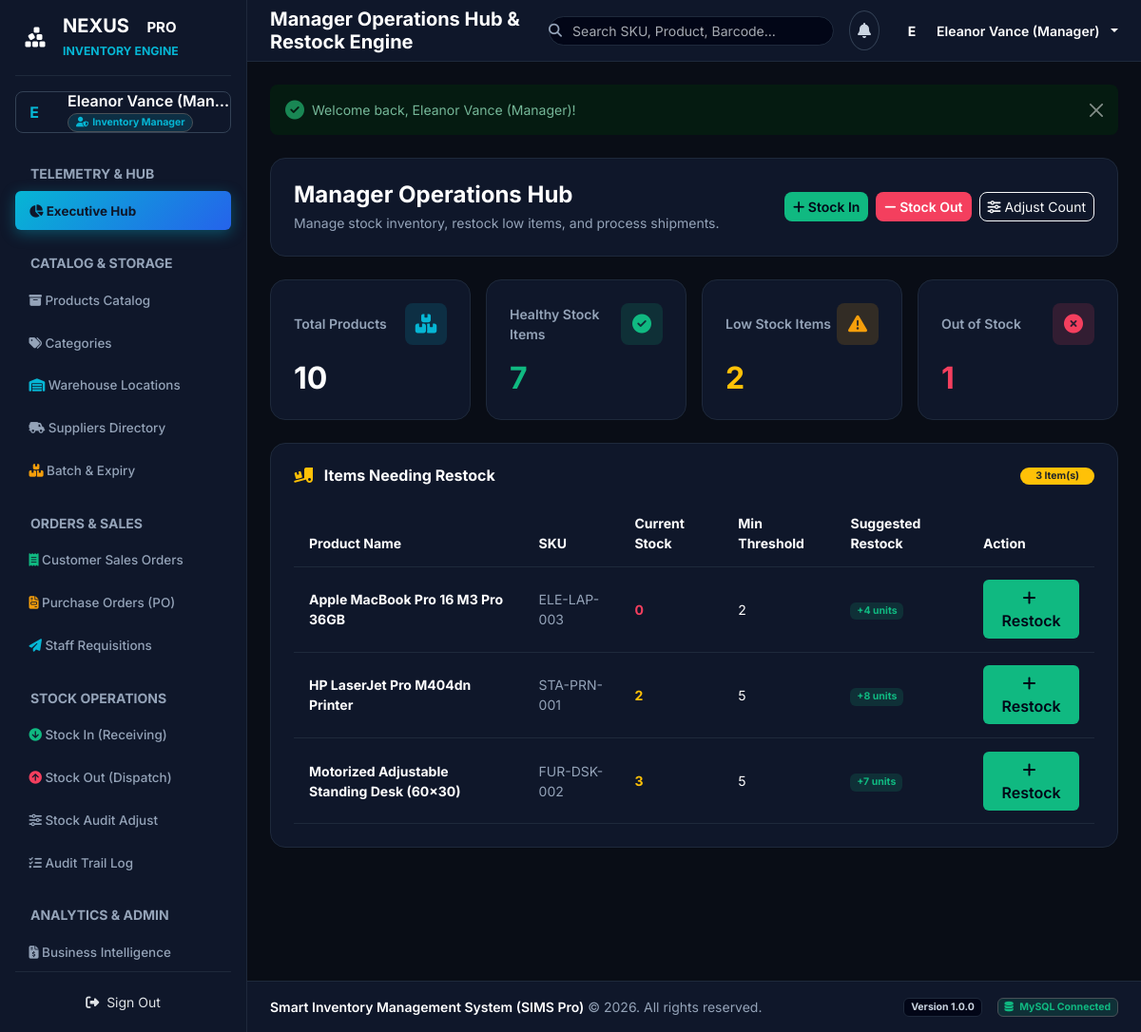
/dashboard (signed in), run on the app's committed database.
### tables this page shows
CREATE TABLE IF NOT EXISTS `products` (
    `product_id` INT AUTO_INCREMENT PRIMARY KEY,
    `product_name` VARCHAR(150) NOT NULL,
    `sku` VARCHAR(50) NOT NULL UNIQUE,
    `barcode` VARCHAR(50) NULL UNIQUE,
    `description` TEXT NULL,
    `category_id` INT NOT NULL,
    `supplier_id` INT NOT NULL,
    `unit_price` DECIMAL(10,2) NOT NULL DEFAULT 0.00,
    `selling_price` DECIMAL(10,2) NOT NULL DEFAULT 0.00,
    `quantity` INT NOT NULL DEFAULT 0,
    `min_stock_level` INT NOT NULL DEFAULT 5,
    `image` VARCHAR(255) NULL,
    `created_at` DATETIME DEFAULT CURRENT_TIMESTAMP,
    FOREIGN KEY (`category_id`) REFERENCES `categories`(`category_id`) ON DELETE CASCADE ON UPDATE CASCADE,
    FOREIGN KEY (`supplier_id`) REFERENCES `suppliers`(`supplier_id`) ON DELETE CASCADE ON UPDATE CASCADE
);

### app/Views/dashboard/manager.php (the view, shortened to what the rows shown need)
<div class="container-fluid px-0">
    <div class="row g-3 mb-4">
        <div class="col-12 col-sm-6 col-xl-3">
            <div class="card card-metric border-0 rounded-4 bg-slate-900 p-4 h-100">
                <h2 class="fw-bold text-white mb-0"><?= number_format($metrics['total_products'] ?? 0) ?></h2>
            </div>
        </div>
        <div class="col-12 col-sm-6 col-xl-3">
            <div class="card card-metric border-0 rounded-4 bg-slate-900 p-4 h-100">
                <h2 class="fw-bold text-emerald mb-0"><?= number_format($metrics['healthy_count'] ?? 0) ?></h2>
            </div>
        </div>
        <div class="col-12 col-sm-6 col-xl-3">
            <div class="card card-metric border-0 rounded-4 bg-slate-900 p-4 h-100">
                <h2 class="fw-bold text-warning mb-0"><?= number_format($metrics['low_stock_count'] ?? 0) ?></h2>
            </div>
        </div>
        <div class="col-12 col-sm-6 col-xl-3">
            <div class="card card-metric border-0 rounded-4 bg-slate-900 p-4 h-100">
                <h2 class="fw-bold text-rose mb-0"><?= number_format($metrics['out_of_stock_count'] ?? 0) ?></h2>
            </div>
        </div>
    </div>
    <div class="card border-0 rounded-4 bg-slate-900 p-4 mb-4">
        <div class="table-responsive">
            <table class="table align-middle mb-0 fs-7">
                <thead>
                    <tr class="text-slate-400">
                        <th>Product Name</th>
                        <th>SKU</th>
                        <th>Current Stock</th>
                        <th>Min Threshold</th>
                        <th>Suggested Restock</th>
                        <th>Action</th>
                    </tr>
                </thead>
                <tbody>
                    <?php if (empty($restockQueue)): ?>
                        <tr>
                            <td colspan="6" class="text-center text-emerald py-4">
                                <i class="fas fa-check-circle fs-5 me-2"></i> All products are adequately stocked!
                            </td>
                        </tr>
                    <?php else: ?>
                        <?php foreach ($restockQueue as $p): ?>
                            <tr>
                                <td class="fw-bold text-white"><?= htmlspecialchars($p->product_name) ?></td>
                                <td class="fw-mono text-slate-400 fs-8"><?= htmlspecialchars($p->sku) ?></td>
                                <td class="fw-bold <?= $p->quantity <= 0 ? 'text-rose' : 'text-warning' ?>"><?= $p->quantity ?></td>
                                <td><?= $p->min_stock_level ?></td>
                                <td>
                                    <span class="badge bg-emerald-subtle text-emerald px-2.5 py-1 font-mono">
                                        +<?= $p->suggested_reorder_qty ?> units
                                    </span>
                                </td>
                                <td>
                                    <a href="/inventory/stock-in?product_id=<?= $p->product_id ?>&quantity=<?= $p->suggested_reorder_qty ?>" class="btn btn-xs btn-emerald rounded-2">
                                        <i class="fas fa-plus me-1"></i> Restock
                                    </a>
                                </td>
                            </tr>
                        <?php endforeach; ?>
                    <?php endif; ?>
                </tbody>
            </table>
        </div>
    </div>
</div>

### data on the page
products: product_name "Apple MacBook Pro 16 M3 Pro 36GB", sku "ELE-LAP-003", quantity "0", min_stock_level "2", min_stock_level+quantity "4"
products: product_name "HP LaserJet Pro M404dn Printer", sku "STA-PRN-001", quantity "2", min_stock_level "5", min_stock_level+quantity "8"
products: product_name "Motorized Adjustable Standing Desk (60x30)", sku "FUR-DSK-002", quantity "3", min_stock_level "5", min_stock_level+quantity "7"

### other printed values
substr($userName, 0, 1) "E"
$userName "Eleanor Vance (Man…"
$userRole "Inventory Manager"
$pageTitle "Manager Operations Hub & Restock Engine"
substr($_SESSION['user']['name'] ?? 'U', 0, 1) "E"
$_SESSION['user']['name'] "Eleanor Vance (Manager)"
$flash['value'] "Welcome back, Eleanor Vance (Manager)!"
$metrics['total_products'] "10"
$metrics['healthy_count'] "7"
$metrics['low_stock_count'] "2"
$metrics['out_of_stock_count'] "1"
count($restockQueue) "3"
